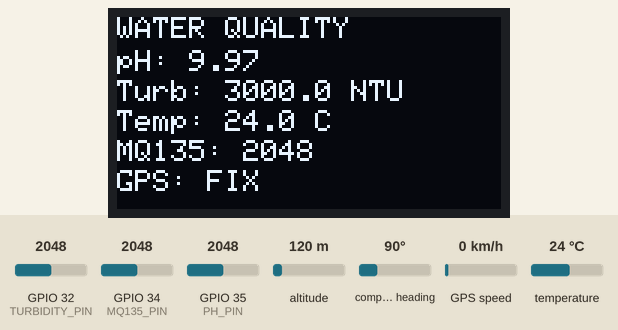
Recording of a sketch running on a simulated ESP32. Parts: 128×64 one-colour display. The inputs (shaded band) are chosen by the test bench; at power-on: temperature 24 °C, GPIO 35 (PH_PIN) = 2048, GPIO 34 (MQ135_PIN) = 2048, GPIO 32 (TURBIDITY_PIN) = 2048, altitude 120 m, compass heading 90°, GPS speed 0 km/h (analog values on the 0–4095 scale). WiFi joins after 1.5 s; servers stay silent unless stated; uploads are accepted with an empty reply; storage starts empty; the GPS gets a fix after 3 s at 37.7749, -122.4194 with 8 satellites; what the sketch prints to the serial monitor is not drawn.

Above: at 5.0 s.
5.1 s: temperature set to 2 °C
At 6.5 s:
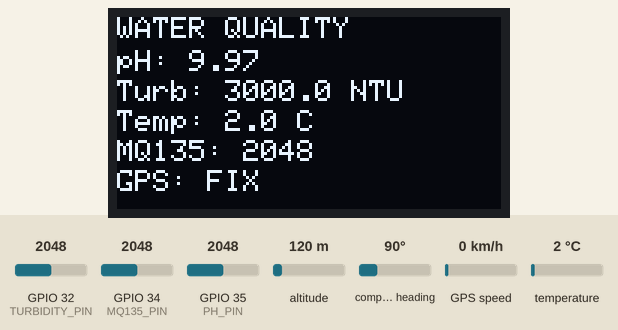
6.9 s: GPIO 35 (PH_PIN) set to 1228
At 8.8 s:
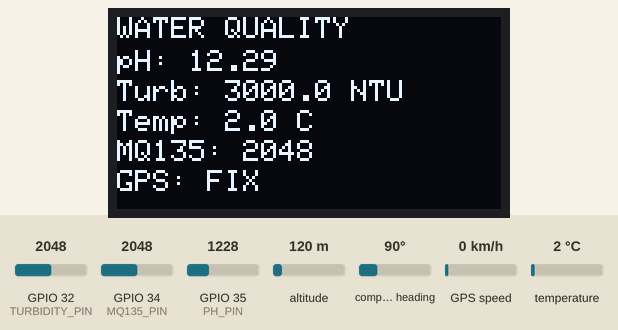
9.9 s: GPIO 34 (MQ135_PIN) set to 2866
At 12.3 s:
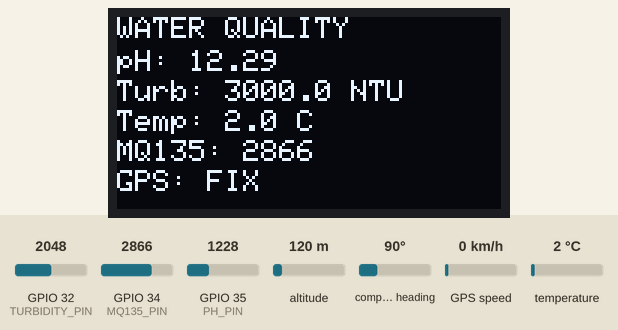
12.9 s: GPIO 32 (TURBIDITY_PIN) set to 3972
At 15.2 s:
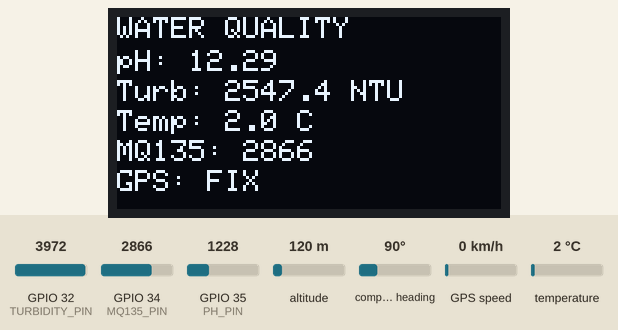
15.9 s: temperature set to 12 °C
At 17.6 s:
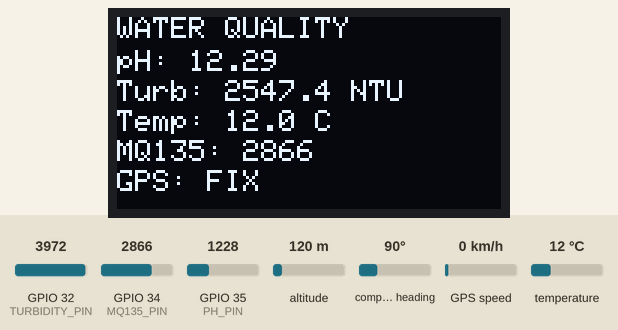
17.9 s: GPIO 34 (MQ135_PIN) set to 3040
At 20.9 s:
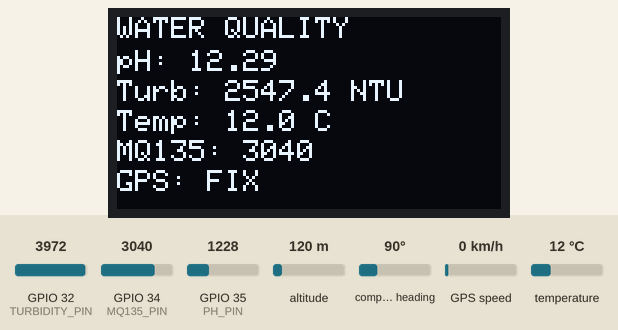
Timing chart, 0 to 21.9 s (numbered marks = the images above; inputs shaded):
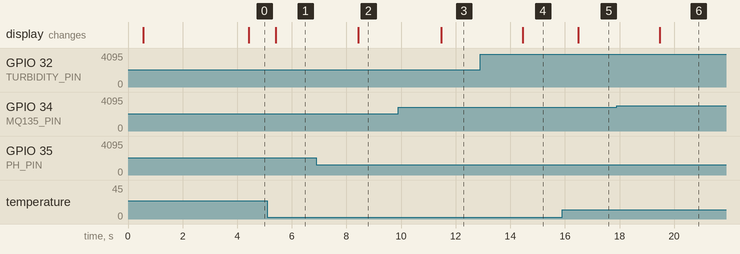

Measured:
- after the input at 5.1 s, the display: changes after 0.31 s (image 1)
- after the input at 6.9 s, the display: changes after 1.5 s (image 2)
- after the input at 9.9 s, the display: changes after 1.6 s (image 3)
- after the input at 12.9 s, the display: changes after 1.6 s (image 4)
- after the input at 15.9 s, the display: changes after 0.59 s (image 5)
- after the input at 17.9 s, the display: changes after 1.6 s (image 6)

The sketch:

esp32_firmware_merged.ino
```cpp
// =====================================================
// ESP32 WATER QUALITY SENSOR NODE (MERGED FIRMWARE)
// =====================================================
// Target Board: ESP32 Dev Module
// Integrates with: FastAPI Backend (POST /readings/) + LCD + LittleFS
// =====================================================

#include <WiFi.h>
#include <HTTPClient.h>
#include <Wire.h>
#include <Adafruit_GFX.h>
#include <Adafruit_SSD1306.h>
#include <OneWire.h>
#include <DallasTemperature.h>
#include <LittleFS.h>
#include <TinyGPSPlus.h>

// =====================================================
// PIN DEFINITIONS
// =====================================================

#define PH_PIN          35
#define TURBIDITY_PIN   32
#define TEMP_PIN        26
#define MQ135_PIN       34

#define I2C_SDA         21
#define I2C_SCL         22
#define GPS_RX          16
#define GPS_TX          17

// =====================================================
// NETWORK & SERVER CONFIGURATION
// =====================================================

// Configure your local Wi-Fi credentials:
const char* WIFI_SSID     = "VTX520_2.4G";
const char* WIFI_PASSWORD = "avenger001";
const char* CAMERA_AP_SSID = "WaterQuality_Robot";
const char* CAMERA_AP_PASSWORD = "12345678";

// FastAPI Server Ingestion Endpoint (adjust IP to your laptop/server)
const char* SERVER_URL    = "http://192.168.1.100:8000/readings/";
const char* DEVICE_ID     = "ESP32-001";

// =====================================================
// OBJECTS & SENSORS
// =====================================================

Adafruit_SSD1306 display(128, 64, &Wire, -1);
HardwareSerial GPSserial(2);
TinyGPSPlus gps;

OneWire oneWire(TEMP_PIN);
DallasTemperature ds18b20(&oneWire);

// =====================================================
// SENSOR VARIABLES
// =====================================================

int phRaw = 0;
int turbidityRaw = 0;
int mq135Raw = 0;

float phValue = 7.0;
float turbidityNTU = 0.0;
float temperatureC = 0.0;
float h2sPPM = 0.0;
bool gpsFix = false;
double latitude = 0.0;
double longitude = 0.0;

// =====================================================
// TIMING
// =====================================================

unsigned long lastSensorRead = 0;
unsigned long lastLog        = 0;

const unsigned long SENSOR_INTERVAL = 1000; // Read sensors + LCD every 1 sec
const unsigned long LOG_INTERVAL    = 5000; // Log to CSV + HTTP POST every 5 sec

// =====================================================
// LOCAL CSV BACKUP (LITTLEFS)
// =====================================================

unsigned long serialNumber = 0;

void createCSV() {
  if (!LittleFS.exists("/water_data_gps.csv")) {
    File file = LittleFS.open("/water_data_gps.csv", FILE_WRITE);
    if (file) {
      file.println("S.No,pH_Raw,pH_Val,Turb_Raw,Turb_NTU,Temp_C,MQ135_Raw,H2S_PPM,Time,Latitude,Longitude,GPS_Fix");
      file.close();
      Serial.println("[FS] CSV file created.");
    }
  }
}

void saveCSV() {
  serialNumber++;
  unsigned long totalSeconds = millis() / 1000;
  unsigned long minutes = totalSeconds / 60;
  unsigned long seconds = totalSeconds % 60;

  char timeString[12];
  snprintf(timeString, sizeof(timeString), "%02lu:%02lu", minutes, seconds);

  File file = LittleFS.open("/water_data_gps.csv", FILE_APPEND);
  if (!file) {
    Serial.println("[FS] CSV append open failed!");
    return;
  }

  file.print(serialNumber); file.print(",");
  file.print(phRaw);        file.print(",");
  file.print(phValue, 2);   file.print(",");
  file.print(turbidityRaw); file.print(",");
  file.print(turbidityNTU, 2); file.print(",");
  file.print(temperatureC, 2); file.print(",");
  file.print(mq135Raw);     file.print(",");
  file.print(h2sPPM, 3);    file.print(",");
  file.print(timeString);   file.print(",");
  if (gpsFix) {
    file.print(latitude, 6); file.print(",");
    file.print(longitude, 6);
  } else {
    file.print(",");
  }
  file.print(",");
  file.println(gpsFix ? "1" : "0");

  file.close();
  Serial.print("[FS] Logged CSV record: #");
  Serial.println(serialNumber);
}

// =====================================================
// CALIBRATION & SENSOR CONVERSIONS
// =====================================================

// pH Sensor (PH-4502C or standard analog probe)
// Standard 12-bit ADC (0 - 4095) at 3.3V attenuation
float convertToPH(int raw) {
  float voltage = (raw / 4095.0f) * 3.3f;
  // Linear calibration: 2.5V = pH 7.0; adjust slope/offset for specific probe buffer
  float ph = 7.0f + ((2.5f - voltage) * 3.5f);
  if (ph < 0.0f) ph = 0.0f;
  if (ph > 14.0f) ph = 14.0f;
  return ph;
}

// Turbidity Sensor (SEN0189 / standard optical probe)
// Raw ADC drops as water gets cloudier
float convertToTurbidity(int raw) {
  float voltage = (raw / 4095.0f) * 3.3f;
  float ntu = 0.0f;
  if (voltage < 2.5f) {
    ntu = 3000.0f;
  } else {
    ntu = -1120.4f * (voltage * voltage) + 5742.3f * voltage - 4353.8f;
  }
  if (ntu < 0.0f) ntu = 0.0f;
  if (ntu > 3000.0f) ntu = 3000.0f;
  return ntu;
}

// MQ-135 Gas Sensor (proxy for H2S / dissolved air quality)
float convertToH2S(int raw) {
  float voltage = (raw / 4095.0f) * 3.3f;
  float ppm = (voltage / 3.3f) * 5.0f;
  if (ppm < 0.0f) ppm = 0.0f;
  if (ppm > 500.0f) ppm = 500.0f;
  return ppm;
}

// =====================================================
// SENSOR READ FUNCTION
// =====================================================

void readSensors() {
  phRaw        = analogRead(PH_PIN);
  turbidityRaw = analogRead(TURBIDITY_PIN);
  mq135Raw     = analogRead(MQ135_PIN);

  ds18b20.requestTemperatures();
  temperatureC = ds18b20.getTempCByIndex(0);

  if (temperatureC == DEVICE_DISCONNECTED_C || temperatureC < -5.0f) {
    temperatureC = 25.0f; // Default fallback if probe is disconnected
  }

  // Compute calibrated values
  phValue      = convertToPH(phRaw);
  turbidityNTU = convertToTurbidity(turbidityRaw);
  h2sPPM       = convertToH2S(mq135Raw);

  Serial.print("[SENSORS] pH: ");
  Serial.print(phValue, 2);
  Serial.print(" ("); Serial.print(phRaw); Serial.print(")");
  Serial.print(" | Turb NTU: ");
  Serial.print(turbidityNTU, 1);
  Serial.print(" | Temp: ");
  Serial.print(temperatureC, 1);
  Serial.print(" C | H2S: ");
  Serial.print(h2sPPM, 3);
  Serial.println(" ppm");
}

// =====================================================
// OLED DISPLAY UPDATE
// =====================================================

void updateOLED() {
  display.clearDisplay();
  display.setTextColor(SSD1306_WHITE);
  display.setTextSize(1);

  display.setCursor(0, 0);
  display.println("WATER QUALITY");
  display.setCursor(0, 11);
  display.print("pH: ");
  display.println(phValue, 2);
  display.setCursor(0, 21);
  display.print("Turb: ");
  display.print(turbidityNTU, 1);
  display.println(" NTU");
  display.setCursor(0, 31);
  display.print("Temp: ");
  display.print(temperatureC, 1);
  display.println(" C");
  display.setCursor(0, 41);
  display.print("MQ135: ");
  display.println(mq135Raw);
  display.setCursor(0, 51);
  display.print("GPS: ");
  display.println(gpsFix ? "FIX" : "Searching");

  display.display();
}

void readGPS() {
  while (GPSserial.available()) {
    gps.encode(GPSserial.read());
  }

  gpsFix = gps.location.isValid() && gps.location.age() < 5000;
  if (gpsFix) {
    latitude = gps.location.lat();
    longitude = gps.location.lng();
  }
}

// =====================================================
// HTTP POST TO FASTAPI INGESTION ENDPOINT
// =====================================================

void postToServer() {
  if (WiFi.status() != WL_CONNECTED) {
    Serial.println("[HTTP] WiFi not connected. Skipping server POST.");
    return;
  }

  HTTPClient http;
  http.begin(SERVER_URL);
  http.addHeader("Content-Type", "application/json");

  // Construct JSON matching Pydantic SensorReadingIn schema:
  // {
  //   "device_id": "ESP32-001",
  //   "ph": 7.2,
  //   "turbidity_ntu": 2.5,
  //   "temperature_c": 24.3,
  //   "h2s_ppm": 0.015
  // }
  String payload = "{";
  payload += "\"device_id\":\"" + String(DEVICE_ID) + "\",";
  payload += "\"ph\":" + String(phValue, 2) + ",";
  payload += "\"turbidity_ntu\":" + String(turbidityNTU, 2) + ",";
  payload += "\"temperature_c\":" + String(temperatureC, 2) + ",";
  payload += "\"h2s_ppm\":" + String(h2sPPM, 4) + ",";
  payload += "\"gps_fix\":" + String(gpsFix ? "true" : "false") + ",";
  payload += "\"latitude\":";
  payload += gpsFix ? String(latitude, 6) : "null";
  payload += ",\"longitude\":";
  payload += gpsFix ? String(longitude, 6) : "null";
  payload += "}";

  Serial.print("[HTTP] POSTing to ");
  Serial.print(SERVER_URL);
  Serial.print(": ");
  Serial.println(payload);

  int httpCode = http.POST(payload);

  if (httpCode > 0) {
    Serial.print("[HTTP] Response code: ");
    Serial.println(httpCode);
    if (httpCode == HTTP_CODE_CREATED || httpCode == HTTP_CODE_OK) {
      String response = http.getString();
      Serial.print("[HTTP] Response body: ");
      Serial.println(response);
    }
  } else {
    Serial.print("[HTTP] Error sending POST: ");
    Serial.println(http.errorToString(httpCode).c_str());
  }

  http.end();
}

// =====================================================
// SETUP
// =====================================================

void setup() {
  Serial.begin(115200);
  delay(500);

  Serial.println();
  Serial.println("==============================================");
  Serial.println("   Water Quality Robot - Sensor Node Ingest   ");
  Serial.println("==============================================");

  analogReadResolution(12);

  // ADC attenuation (0 - 3.3V range)
  analogSetPinAttenuation(PH_PIN, ADC_11db);
  analogSetPinAttenuation(TURBIDITY_PIN, ADC_11db);
  analogSetPinAttenuation(MQ135_PIN, ADC_11db);

  // I2C & OLED
  Wire.begin(I2C_SDA, I2C_SCL);
  if (display.begin(SSD1306_SWITCHCAPVCC, 0x3C)) {
    display.clearDisplay();
    display.setTextColor(SSD1306_WHITE);
    display.setTextSize(1);
    display.setCursor(0, 0);
    display.println("WATER QUALITY");
    display.println("Starting node...");
    display.display();
  }

  // Temperature sensor
  ds18b20.begin();
  GPSserial.begin(9600, SERIAL_8N1, GPS_RX, GPS_TX);

  // LittleFS local logging
  if (!LittleFS.begin(true)) {
    Serial.println("[FS] LittleFS mount failed!");
  } else {
    Serial.println("[FS] LittleFS ready.");
    createCSV();
  }

  // Keep the camera access point active while joining the router for FastAPI.
  WiFi.mode(WIFI_AP_STA);
  IPAddress cameraAPIP(192, 168, 4, 1);
  IPAddress cameraSubnet(255, 255, 255, 0);
  WiFi.softAPConfig(cameraAPIP, cameraAPIP, cameraSubnet);
  if (WiFi.softAP(CAMERA_AP_SSID, CAMERA_AP_PASSWORD)) {
    Serial.print("[WIFI] Camera access point: http://");
    Serial.println(WiFi.softAPIP());
  } else {
    Serial.println("[WIFI] Camera access point failed to start.");
  }

  WiFi.begin(WIFI_SSID, WIFI_PASSWORD);
  Serial.print("[WIFI] Connecting to ");
  Serial.println(WIFI_SSID);

  int attempts = 0;
  while (WiFi.status() != WL_CONNECTED && attempts < 20) {
    delay(500);
    Serial.print(".");
    attempts++;
  }
  Serial.println();

  if (WiFi.status() == WL_CONNECTED) {
    Serial.print("[WIFI] Connected! Assigned IP: ");
    Serial.println(WiFi.localIP());

    Serial.print("[WIFI] Camera AP remains available at ");
    Serial.println(WiFi.softAPIP());
  } else {
    Serial.println("[WIFI] Could not connect to AP. Will retry in loop.");
  }

  delay(1500);
}

// =====================================================
// MAIN LOOP
// =====================================================

void loop() {
  unsigned long now = millis();

  // Reconnect Wi-Fi if connection is lost
  if (WiFi.status() != WL_CONNECTED && (now % 10000 < 50)) {
    WiFi.reconnect();
  }

  readGPS();

  // Read sensors and refresh OLED every 1 sec
  if (now - lastSensorRead >= SENSOR_INTERVAL) {
    lastSensorRead = now;
    readSensors();
    updateOLED();
  }

  // Log to local LittleFS CSV and POST to FastAPI backend every 5 sec
  if (now - lastLog >= LOG_INTERVAL) {
    lastLog = now;
    saveCSV();
    postToServer();
  }
}
```
